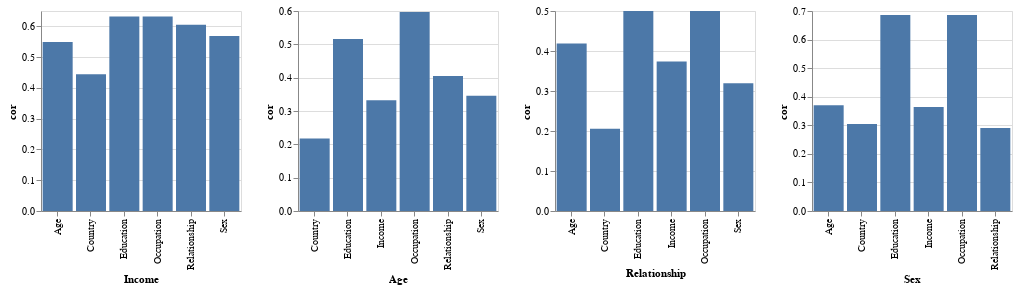

The cell this chart's notebook holds for it:
### Code cell
import altair as alt

charts = []

for target, cols in pairwise_stats.items():
    pdf = pd.DataFrame(cols, columns=[target, 'cor'])
    pdf['cor'] = pdf['cor'].astype('float')
    charts.append(alt.Chart(pdf).mark_bar().encode(x=alt.X(target), y=alt.Y('cor')).properties(width=200, height=200))
    
alt.hconcat(*charts)

### Figure 1 — Vega-Lite specification as saved in the notebook (floating-point values rounded to 4 significant figures)
{"config": {"view": {"continuousWidth": 400, "continuousHeight": 300}}, "hconcat": [{"data": {"name": "data-08fc96c881242c1f3bb9aa14cf9590e1"}, "mark": "bar", "encoding": {"x": {"type": "nominal", "field": "Income"}, "y": {"type": "quantitative", "field": "cor"}}, "height": 200, "width": 200}, {"data": {"name": "data-2d0d9a2464b434052fce79c59d2f8cf6"}, "mark": "bar", "encoding": {"x": {"type": "nominal", "field": "Age"}, "y": {"type": "quantitative", "field": "cor"}}, "height": 200, "width": 200}, {"data": {"name": "data-71b269f2180b4e74ab71af036fdd3410"}, "mark": "bar", "encoding": {"x": {"type": "nominal", "field": "Relationship"}, "y": {"type": "quantitative", "field": "cor"}}, "height": 200, "width": 200}, {"data": {"name": "data-092cb0908c67496446f8960fbfa36b03"}, "mark": "bar", "encoding": {"x": {"type": "nominal", "field": "Sex"}, "y": {"type": "quantitative", "field": "cor"}}, "height": 200, "width": 200}], "$schema": "https://vega.github.io/schema/vega-lite/v4.8.1.json", "datasets": {"data-08fc96c881242c1f3bb9aa14cf9590e1": [{"Income": "Education", "cor": 0.6322}, {"Income": "Occupation", "cor": 0.6322}, {"Income": "Relationship", "cor": 0.605}, {"Income": "Sex", "cor": 0.5691}, {"Income": "Age", "cor": 0.5488}, {"Income": "Country", "cor": 0.4444}], "data-2d0d9a2464b434052fce79c59d2f8cf6": [{"Age": "Occupation", "cor": 0.5972}, {"Age": "Education", "cor": 0.5161}, {"Age": "Relationship", "cor": 0.405}, {"Age": "Sex", "cor": 0.3454}, {"Age": "Income", "cor": 0.3321}, {"Age": "Country", "cor": 0.2176}], "data-71b269f2180b4e74ab71af036fdd3410": [{"Relationship": "Occupation", "cor": 0.5}, {"Relationship": "Education", "cor": 0.5}, {"Relationship": "Age", "cor": 0.4189}, {"Relationship": "Income", "cor": 0.374}, {"Relationship": "Sex", "cor": 0.3195}, {"Relationship": "Country", "cor": 0.2056}], "data-092cb0908c67496446f8960fbfa36b03": [{"Sex": "Occupation", "cor": 0.686}, {"Sex": "Education", "cor": 0.686}, {"Sex": "Age", "cor": 0.3699}, {"Sex": "Income", "cor": 0.3636}, {"Sex": "Country", "cor": 0.3044}, {"Sex": "Relationship", "cor": 0.2904}]}}
